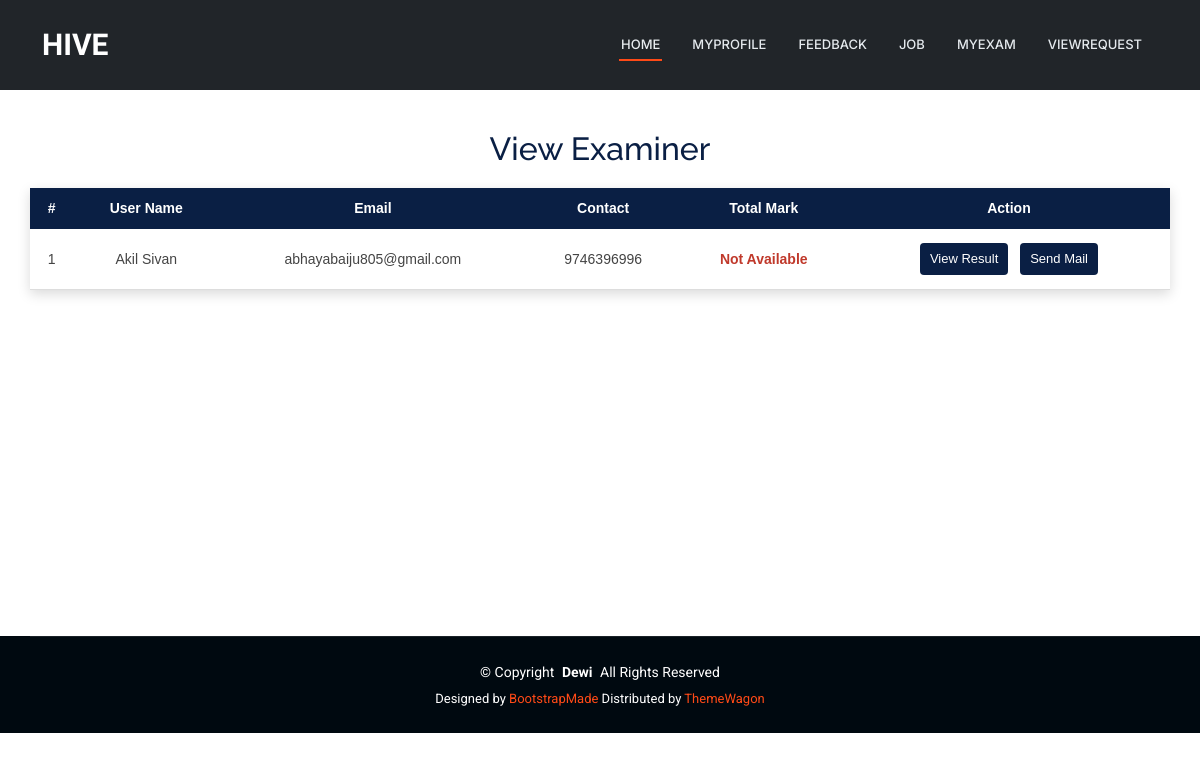
The app's page /JobProvider/viewexaminer/5 with its own data.
### User/models.py (models this page shows)
class tbl_examinationbody(models.Model):
    examination = models.ForeignKey(tbl_examination, on_delete=models.CASCADE)
    user = models.ForeignKey(tbl_user, on_delete=models.CASCADE)
    total_marks = models.IntegerField(default=0)
    examinationbody_status = models.IntegerField(default=0)

### Guest/models.py (models this page shows)
class tbl_user(models.Model):
    user_name = models.CharField(max_length=50)
    user_email = models.CharField(max_length=50)
    user_contact = models.CharField(max_length=50)
    user_address = models.CharField(max_length=100)
    user_gender = models.CharField(max_length=50)
    user_dob = models.DateField()
    user_password = models.CharField(max_length=50)
    user_photo = models.FileField(upload_to="Assets/UserDocs/")
    place = models.ForeignKey(tbl_place,on_delete=models.CASCADE)

### JobProvider/views.py (the view)
# urls.py: path('viewexaminer/<int:id>',views.viewexaminer,name='viewexaminer'),
def viewexaminer(request, id):
    user = tbl_examinationbody.objects.filter(examination=id).select_related('user')
    return render(request,"JobProvider/ViewExaminer.html",{"examiners":user})

### JobProvider/Templates/JobProvider/ViewExaminer.html (shortened to what this page needs)
{% extends 'JobProvider/Header.html' %}
{% block content %}
<div class="jp-examiner-wrapper">
    <h2 class="jp-examiner-title">View Examiner</h2>
    <table class="jp-examiner-table">
        <thead>
            <tr>
                <th>#</th>
                <th>User Name</th>
                <th>Email</th>
                <th>Contact</th>
                <th>Total Mark</th>
                <th>Action</th>
            </tr>
        </thead>
        <tbody>
            {% for user in examiners %}
            <tr>
                <td>{{ forloop.counter }}</td>
                <td>{{ user.user.user_name }}</td>
                <td>{{ user.user.user_email }}</td>
                <td>{{ user.user.user_contact }}</td>
                {% if user.total_marks == 0 %}
                    <td class="jp-examiner-na">Not Available</td>
                {% else %}
                    <td class="jp-examiner-mark">{{ user.total_marks }}</td>
                {% endif %}
                <td class="jp-examiner-actions">
                    <a href="{% url 'JobProvider:ViewResult' user.examination.id user.user.id %}">
                        View Result
                    </a>
                    <a href="{% url 'JobProvider:SendMail' user.user.id %}">
                        Send Mail
                    </a>
                </td>
            </tr>
            {% endfor %}
        </tbody>
    </table>
</div>
<br><br><br><br><br><br><br><br>
{% endblock %}

### Guest/static/Main/assets/css/main.css (style rules this page uses)
:root { --default-font: "Roboto", system-ui, -apple-system, "Segoe UI", Roboto, "Helvetica Neue", Arial, "Noto Sans", "Liberation Sans", sans-serif, "Apple Color Emoji", "Segoe UI Emoji", "Segoe UI Symbol", "Noto Color Emoji"; --heading-font: "Raleway", sans-serif; --nav-font: "Inter", sans-serif; }
:root { --background-color: #ffffff; --default-color: #444444; --heading-color: #273d4e; --accent-color: #ff4a17; --surface-color: #ffffff; --contrast-color: #ffffff; }
:root { --nav-color: #e5eaee; --nav-hover-color: #ff4a17; --nav-mobile-background-color: #ffffff; --nav-dropdown-background-color: #ffffff; --nav-dropdown-color: #444444; --nav-dropdown-hover-color: #ff4a17; }
:root { scroll-behavior: smooth; }
body { color: var(--default-color); background-color: var(--background-color); font-family: var(--default-font); }
a { color: var(--accent-color); text-decoration: none; transition: 0.3s; }
h1, h2, h3, h4, h5, h6 { color: var(--heading-color); font-family: var(--heading-font); }

### JobProvider/Templates/JobProvider/ViewExaminer.html (style rules this page uses)
.jp-examiner-wrapper { width: 95%; margin: 30px auto; font-family: Arial, sans-serif; }
.jp-examiner-title { text-align: center; color: #0a1f44; margin-bottom: 20px; }
.jp-examiner-table { width: 100%; border-collapse: collapse; background-color: #ffffff; box-shadow: 0 4px 12px rgba(0,0,0,0.15); }
.jp-examiner-table th { background-color: #0a1f44; color: #ffffff; padding: 10px; font-size: 14px; text-align: center; }
.jp-examiner-table td { padding: 10px; font-size: 14px; text-align: center; border-bottom: 1px solid #ddd; }
.jp-examiner-na { color: #c0392b; font-weight: bold; }
.jp-examiner-actions a { display: inline-block; margin: 4px; padding: 6px 10px; background-color: #0a1f44; color: white; text-decoration: none; border-radius: 4px; font-size: 13px; }

### records on screen
tbl_examinationbody: user.user_name "Akil Sivan", user.user_email "abhayabaiju805@gmail.com", user.user_contact "9746396996", total_marks "Not Available"
